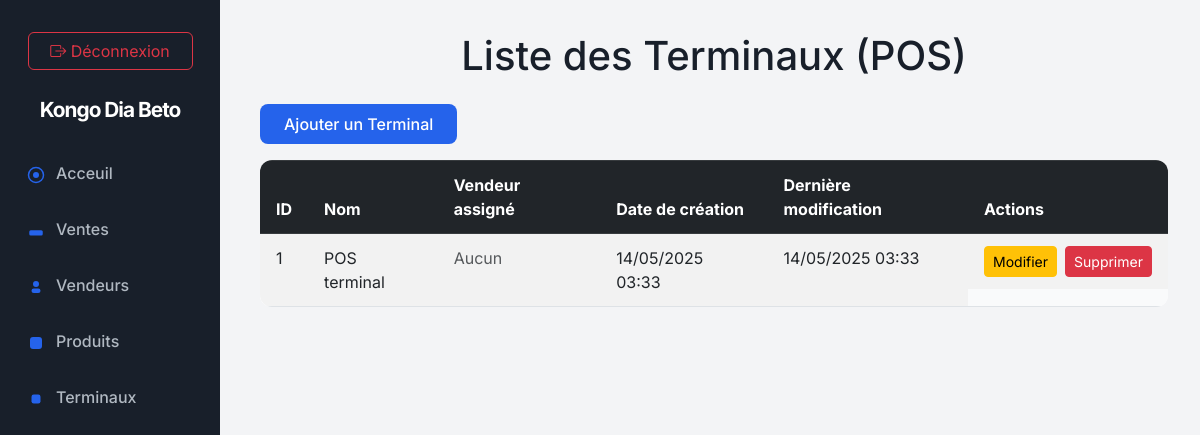
Screenshot of /api/pos/ (signed in) with the database file from the repository.
### apps/sales/models.py (models this page shows, shortened)
class POS(models.Model):
    name = models.CharField(max_length=100, unique=True)
    vendeur = models.ForeignKey('Vendeur', on_delete=models.SET_NULL, null=True, blank=True, related_name='pos')
    created_at = models.DateTimeField(auto_now_add=True)
    updated_at = models.DateTimeField(auto_now=True)

### apps/sales/views.py (the view)
# urls.py: path('pos/', pos_list_view, name='pos_list'),
@login_required
def pos_list_view(request):
    pos_list = POS.objects.all()
    return render(request, 'pos_list.html', {'pos_list': pos_list})

### apps/sales/templates/pos_list.html (shortened to what this page needs)
{% extends 'base.html' %}
{% block content %}
<h1 class="text-center mb-4">Liste des Terminaux (POS)</h1>
<a href="{% url 'add_pos' %}" class="btn btn-primary mb-3">Ajouter un Terminal</a>
<div class="table-responsive">
    <table class="table table-striped table-bordered">
        <thead class="table-dark">
            <tr>
                <th>ID</th>
                <th>Nom</th>
                <th>Vendeur assigné</th>
                <th>Date de création</th>
                <th>Dernière modification</th>
                <th>Actions</th>
            </tr>
        </thead>
        <tbody>
            {% for pos in pos_list %}
            <tr>
                <td>{{ pos.id }}</td>
                <td>{{ pos.name }}</td>
                <td>{% if pos.vendeur %}{{ pos.vendeur.nom_du_vendeur }}{% else %}<span class="text-muted">Aucun</span>{% endif %}</td>
                <td>{{ pos.created_at|date:'d/m/Y H:i' }}</td>
                <td>{{ pos.updated_at|date:'d/m/Y H:i' }}</td>
                <td class="d-flex gap-2">
                    <a href="{% url 'add_pos' %}?id={{ pos.id }}" class="btn btn-warning btn-sm">Modifier</a>
                    <form method="post" action="{% url 'delete_pos' pos.id %}" style="display:inline;">
                        <button type="submit" class="btn btn-danger btn-sm" onclick="return confirm('Voulez-vous vraiment supprimer ce terminal ?');">Supprimer</button>
                    </form>
                </td>
            </tr>
            {% empty %}
            <tr><td colspan="6" class="text-center">Aucun terminal trouvé.</td></tr>
            {% endfor %}
        </tbody>
    </table>
</div>
{% endblock %}

### apps/dashboard/static/dashboard/dashboard.css (style rules this page uses)
:root { --sidebar-bg: #181f2a; --sidebar-active: #232b39; --sidebar-text: #fff; --sidebar-muted: #b0b8c1; --primary: #2563eb; --primary-hover: #1d4ed8; --success: #22c55e; --warning: #facc15; --danger: #ef4444; --info: #0ea5e9; --card-bg: #fff; --card-border: #e5e7eb; --table-header: #f3f4f6; --table-row: #f9fafb; --font-main: 'Inter', Arial, sans-serif; }
body { font-family: var(--font-main); background: #f3f4f6; color: #181f2a; }
.btn-primary { background: var(--primary); border: none; color: #fff; font-weight: 500; border-radius: 8px; padding: 0.5rem 1.5rem; transition: background 0.2s; }
.table { background: var(--card-bg); border-radius: 12px; overflow: hidden; }
.table thead { background: var(--table-header); font-weight: 600; }
.table tbody tr { background: var(--table-row); transition: background 0.2s; }
.table td, .table th { border: none; padding: 0.75rem 1rem; }

### rows the page displays
POS: id "1", name "POS terminal", shows "Aucun", created_at "14/05/2025 03:33", updated_at "14/05/2025 03:33"
